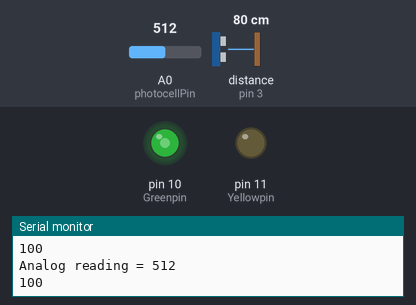
Recording of a sketch running on a simulated Arduino Uno, built with avr-gcc and run on an emulated ATmega328P. On the bench: output pins drawn as LEDs (lit = HIGH), the last lines printed to the serial monitor. Wiring (inferred from the names in the program): ultrasonic range finder: trigger pin 2; echo pin 3. Dashed ring = blinking. Inputs (shaded band) come from the test bench; at power-on: distance to the obstacle (sensor on pin 3) 80 cm, A0 (photocellPin) = 512. The echo pulse lasts 58.3 µs per cm; pins used as bus, display or sensor lines are not drawn.

Above: at 1.8 s.
1.9 s: distance to the obstacle (sensor on pin 3) set to 12 cm
6.0 s: distance to the obstacle (sensor on pin 3) set to 9 cm
At 6.3 s:
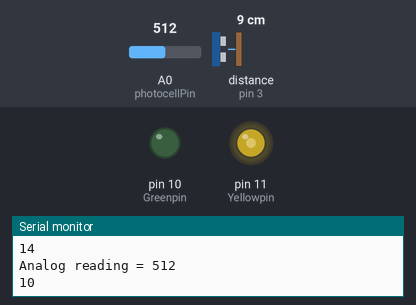
10.1 s: A0 (photocellPin) set to 716
At 11.7 s:
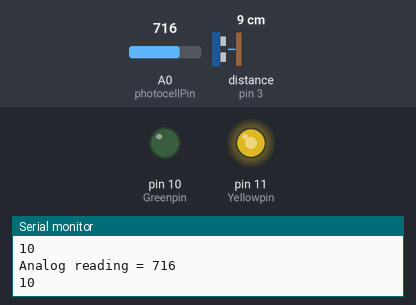
14.2 s: distance to the obstacle (sensor on pin 3) set to 250 cm
At 15.5 s:
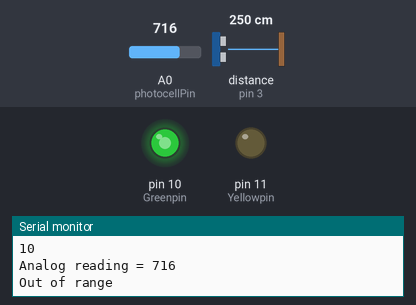
18.3 s: A0 (photocellPin) set to 900
22.4 s: A0 (photocellPin) set to 190
At 23.8 s:
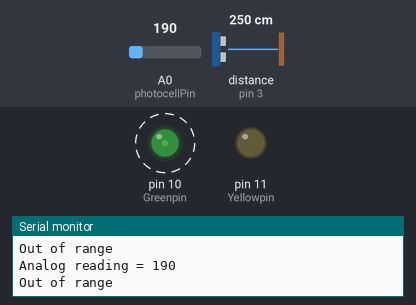
Timing chart, 0 to 27.5 s (numbered marks = the images above; inputs shaded):
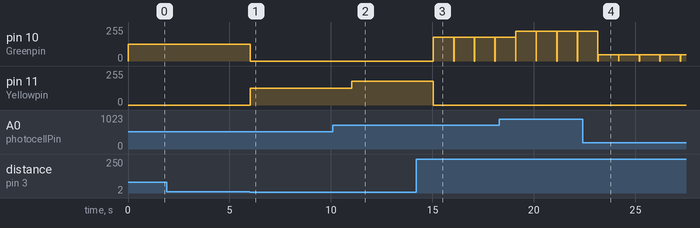

The sketch:

Lab_3_B.ino
```cpp
/* Photocell simple testing sketch.

Connect one end of the photocell to 5V, the other end to Analog 0.
Then connect one end of a 10K resistor from Analog 0 to ground
Connect LED from pin 11 through a resistor to ground
For more information see http://learn.adafruit.com/photocells */
#include <avr/io.h>
int photocellPin = 0; // the cell and 10K pulldown are connected to a0
int photocellReading; // the analog reading from the sensor divider
int Yellowpin = 11;   // connect Red LED to pin 11 (PWM pin)
int Greenpin = 10;
int LEDbrightness;

#define trigPin 2
#define echoPin 3
int Dist;

void setup(void)
{
  // send debugging information via the Serial monitor
  Serial.begin(9600);
  pinMode(trigPin, OUTPUT);
  pinMode(echoPin, INPUT);
  pinMode(Yellowpin, OUTPUT);
  pinMode(Greenpin, OUTPUT);
}

void loop(void)
{
  analogWrite(Greenpin, 0);
  analogWrite(Yellowpin, 0);

  photocellReading = analogRead(photocellPin);

  Serial.print("Analog reading = ");
  Serial.println(photocellReading); // the raw analog reading

  // map 0-1023 to 0-255 since thats the range analogWrite uses
  LEDbrightness = map(photocellReading, 0, 1023, 0, 255);
  // analogWrite(Yellowpin, LEDbrightness);

  long duration, distance;
  digitalWrite(trigPin, LOW);
  delayMicroseconds(2);
  digitalWrite(trigPin, HIGH);
  delayMicroseconds(10);
  digitalWrite(trigPin, LOW);
  duration = pulseIn(echoPin, HIGH);
  distance = (duration / 2) / 29.1;

  if (distance < 10)
  { // This is where the LED On/Off happens
    analogWrite(Yellowpin, LEDbrightness);
    analogWrite(Greenpin, 0);
  }
  else
  {
    analogWrite(Yellowpin, 0);
    analogWrite(Greenpin, LEDbrightness);
  }
  if (distance >= 200 || distance <= 0)
  {
    Serial.println("Out of range");
  }
  else
  {
    Dist = map(distance, 0, 200, 0, 255);
    Serial.println(Dist);
  }

  delay(1000);
}
```

Measured:
- the behaviour switches between 11 and 10 cm on distance to the obstacle (sensor on pin 3) (found by bisection; images 0 and 1)
- after the input at 6.0 s, pin 10 (Greenpin): 127/255 → 0/255 at once; pin 11 (Yellowpin): 0/255 → 127/255 at once
- after the input at 10.1 s, pin 11 (Yellowpin): 127/255 → 178/255 after 0.93 s
- after the input at 14.2 s, pin 10 (Greenpin): 0/255 → 178/255 after 0.85 s; pin 11 (Yellowpin): 178/255 → 0/255 after 0.84 s
